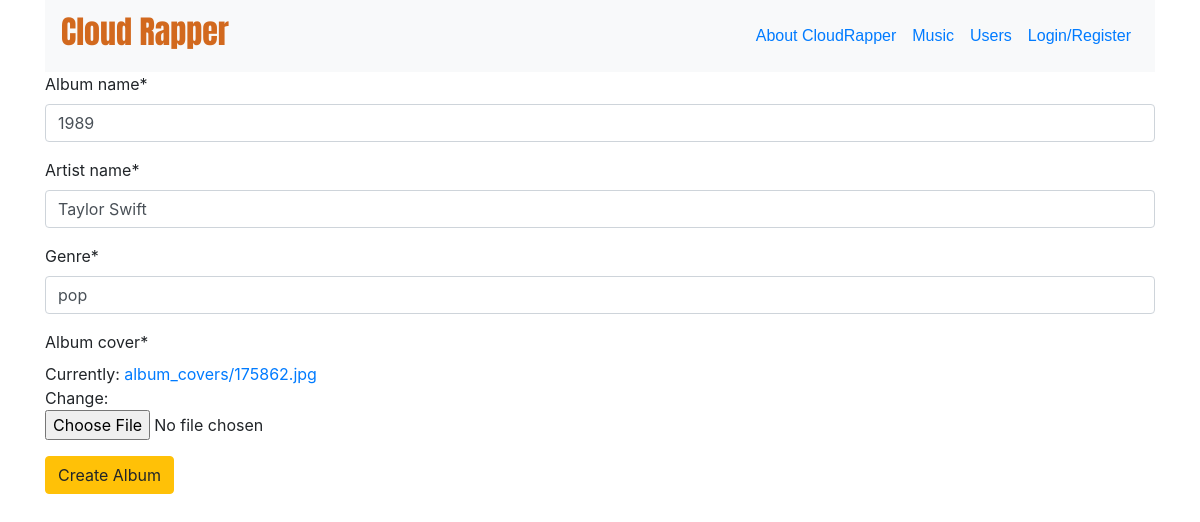
/music/update/1, run on the app's committed database.
### music/models.py (models this page shows, shortened)
class Album(models.Model):
    album_name = models.CharField(max_length=100)
    artist_name = models.CharField(max_length=100)
    genre = models.CharField(max_length=30)
    album_cover = models.ImageField(upload_to='album_covers/', null=True,
                                   validators=[validate_cover_extension])

### music/views.py (the view)
# urls.py: path('update/<int:pk>', views.AlbumUpdate.as_view(), name='album-update'),
class AlbumUpdate(UpdateView):
    model = Album
    fields = ['album_name', 'artist_name', 'genre', 'album_cover']

### templates/music/album_form.html (shortened to what this page needs)
{% extends 'base.html' %}
{% load crispy_forms_tags %}
{% block content %}
    <form method="post" enctype="multipart/form-data">{% csrf_token %}
        {{ form|crispy }}
        <input type="submit" class="btn btn-warning" value="Create Album">
    </form>
{% endblock %}

### data on the page
Album: album_name "1989", artist_name "Taylor Swift", genre "pop"
